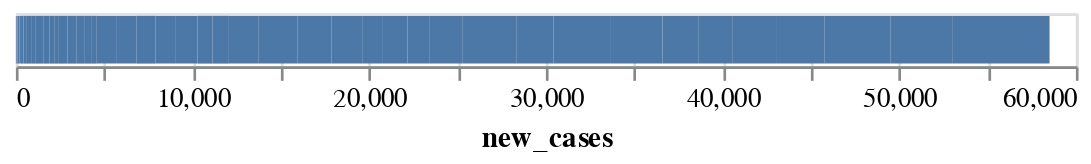

Notebook code for this chart:
### Code cell
bars = bars = alt.Chart(br).mark_bar().encode(
    x='new_cases:Q'
)
bars

### Figure 1 — Vega-Lite specification as saved in the notebook (floating-point values rounded to 4 significant figures)
{"config": {"view": {"continuousWidth": 400, "continuousHeight": 300}}, "data": {"name": "data-1486ca094edc93fb85a22ea4430b7647"}, "mark": "bar", "encoding": {"x": {"type": "quantitative", "field": "new_cases"}}, "$schema": "https://vega.github.io/schema/vega-lite/v4.8.1.json", "datasets": {"data-1486ca094edc93fb85a22ea4430b7647": [{"locality_code": "BR", "locality_name": "Brazil", "date": "2020-02-15", "new_cases": 0, "new_deaths": 0, "retail_recreation": 5.0, "grocery_pharmacy": 4.0, "parks": -5.0, "transit_stations": 8.0, "workplaces": 6.0, "residential": 0.0}, {"locality_code": "BR", "locality_name": "Brazil", "date": "2020-02-16", "new_cases": 0, "new_deaths": 0, "retail_recreation": 2.0, "grocery_pharmacy": 3.0, "parks": -13.0, "transit_stations": 3.0, "workplaces": 0.0, "residential": 1.0}, {"locality_code": "BR", "locality_name": "Brazil", "date": "2020-02-17", "new_cases": 0, "new_deaths": 0, "retail_recreation": -2.0, "grocery_pharmacy": 0.0, "parks": -12.0, "transit_stations": 9.0, "workplaces": 19.0, "residential": -1.0}, {"locality_code": "BR", "locality_name": "Brazil", "date": "2020-02-18", "new_cases": 0, "new_deaths": 0, "retail_recreation": -3.0, "grocery_pharmacy": -1.0, "parks": -11.0, "transit_stations": 9.0, "workplaces": 15.0, "residential": -1.0}, {"locality_code": "BR", "locality_name": "Brazil", "date": "2020-02-19", "new_cases": 0, "new_deaths": 0, "retail_recreation": -1.0, "grocery_pharmacy": -2.0, "parks": -5.0, "transit_stations": 8.0, "workplaces": 14.0, "residential": -1.0}, {"locality_code": "BR", "locality_name": "Brazil", "date": "2020-02-20", "new_cases": 0, "new_deaths": 0, "retail_recreation": 1.0, "grocery_pharmacy": 7.0, "parks": 2.0, "transit_stations": 11.0, "workplaces": 15.0, "residential": -2.0}, {"locality_code": "BR", "locality_name": "Brazil", "date": "2020-02-21", "new_cases": 0, "new_deaths": 0, "retail_recreation": 2.0, "grocery_pharmacy": 10.0, "parks": 1.0, "transit_stations": 12.0, "workplaces": 13.0, "residential": -1.0}, {"locality_code": "BR", "locality_name": "Brazil", "date": "2020-02-22", "new_cases": 0, "new_deaths": 0, "retail_recreation": -3.0, "grocery_pharmacy": 6.0, "parks": 12.0, "transit_stations": 6.0, "workplaces": -4.0, "residential": 0.0}, {"locality_code": "BR", "locality_name": "Brazil", "date": "2020-02-23", "new_cases": 0, "new_deaths": 0, "retail_recreation": 4.0, "grocery_pharmacy": 7.0, "parks": 32.0, "transit_stations": 2.0, "workplaces": -3.0, "residential": 1.0}, {"locality_code": "BR", "locality_name": "Brazil", "date": "2020-02-24", "new_cases": 0, "new_deaths": 0, "retail_recreation": -14.0, "grocery_pharmacy": -7.0, "parks": 69.0, "transit_stations": -27.0, "workplaces": -45.0, "residential": 8.0}, {"locality_code": "BR", "locality_name": "Brazil", "date": "2020-02-25", "new_cases": 0, "new_deaths": 0, "retail_recreation": -31.0, "grocery_pharmacy": -29.0, "parks": 51.0, "transit_stations": -35.0, "workplaces": -61.0, "residential": 10.0}, {"locality_code": "BR", "locality_name": "Brazil", "date": "2020-02-26", "new_cases": 1, "new_deaths": 0, "retail_recreation": -18.0, "grocery_pharmacy": -11.0, "parks": -8.0, "transit_stations": -17.0, "workplaces": -18.0, "residential": 6.0}, {"locality_code": "BR", "locality_name": "Brazil", "date": "2020-02-27", "new_cases": 0, "new_deaths": 0, "retail_recreation": -8.0, "grocery_pharmacy": 2.0, "parks": -11.0, "transit_stations": 1.0, "workplaces": 10.0, "residential": 1.0}, {"locality_code": "BR", "locality_name": "Brazil", "date": "2020-02-28", "new_cases": 0, "new_deaths": 0, "retail_recreation": -5.0, "grocery_pharmacy": 3.0, "parks": -17.0, "transit_stations": 2.0, "workplaces": 13.0, "residential": 1.0}, {"locality_code": "BR", "locality_name": "Brazil", "date": "2020-02-29", "new_cases": 0, "new_deaths": 0, "retail_recreation": -3.0, "grocery_pharmacy": 5.0, "parks": -23.0, "transit_stations": -2.0, "workplaces": 5.0, "residential": 3.0}, {"locality_code": "BR", "locality_name": "Brazil", "date": "2020-03-01", "new_cases": 1, "new_deaths": 0, "retail_recreation": -9.0, "grocery_pharmacy": 3.0, "parks": -34.0, "transit_stations": -10.0, "workplaces": -1.0, "residential": 5.0}, {"locality_code": "BR", "locality_name": "Brazil", "date": "2020-03-02", "new_cases": 0, "new_deaths": 0, "retail_recreation": -6.0, "grocery_pharmacy": 1.0, "parks": -25.0, "transit_stations": 6.0, "workplaces": 20.0, "residential": 0.0}, {"locality_code": "BR", "locality_name": "Brazil", "date": "2020-03-03", "new_cases": 0, "new_deaths": 0, "retail_recreation": -5.0, "grocery_pharmacy": 2.0, "parks": -21.0, "transit_stations": 6.0, "workplaces": 15.0, "residential": -1.0}, {"locality_code": "BR", "locality_name": "Brazil", "date": "2020-03-04", "new_cases": 0, "new_deaths": 0, "retail_recreation": -1.0, "grocery_pharmacy": 2.0, "parks": -11.0, "transit_stations": 7.0, "workplaces": 16.0, "residential": -1.0}, {"locality_code": "BR", "locality_name": "Brazil", "date": "2020-03-05", "new_cases": 1, "new_deaths": 0, "retail_recreation": 0.0, "grocery_pharmacy": 7.0, "parks": -5.0, "transit_stations": 10.0, "workplaces": 18.0, "residential": -2.0}, {"locality_code": "BR", "locality_name": "Brazil", "date": "2020-03-06", "new_cases": 5, "new_deaths": 0, "retail_recreation": 6.0, "grocery_pharmacy": 11.0, "parks": -7.0, "transit_stations": 13.0, "workplaces": 18.0, "residential": -2.0}, {"locality_code": "BR", "locality_name": "Brazil", "date": "2020-03-07", "new_cases": 5, "new_deaths": 0, "retail_recreation": 9.0, "grocery_pharmacy": 13.0, "parks": -14.0, "transit_stations": 8.0, "workplaces": 7.0, "residential": 0.0}, {"locality_code": "BR", "locality_name": "Brazil", "date": "2020-03-08", "new_cases": 0, "new_deaths": 0, "retail_recreation": 8.0, "grocery_pharmacy": 11.0, "parks": -17.0, "transit_stations": 2.0, "workplaces": 3.0, "residential": 1.0}, {"locality_code": "BR", "locality_name": "Brazil", "date": "2020-03-09", "new_cases": 12, "new_deaths": 0, "retail_recreation": 1.0, "grocery_pharmacy": 5.0, "parks": -12.0, "transit_stations": 12.0, "workplaces": 21.0, "residential": -2.0}, {"locality_code": "BR", "locality_name": "Brazil", "date": "2020-03-10", "new_cases": 0, "new_deaths": 0, "retail_recreation": 0.0, "grocery_pharmacy": 5.0, "parks": -11.0, "transit_stations": 11.0, "workplaces": 17.0, "residential": -2.0}, {"locality_code": "BR", "locality_name": "Brazil", "date": "2020-03-11", "new_cases": 9, "new_deaths": 0, "retail_recreation": 1.0, "grocery_pharmacy": 2.0, "parks": -6.0, "transit_stations": 10.0, "workplaces": 17.0, "residential": -1.0}, {"locality_code": "BR", "locality_name": "Brazil", "date": "2020-03-12", "new_cases": 18, "new_deaths": 0, "retail_recreation": -2.0, "grocery_pharmacy": 4.0, "parks": -5.0, "transit_stations": 10.0, "workplaces": 17.0, "residential": -2.0}, {"locality_code": "BR", "locality_name": "Brazil", "date": "2020-03-13", "new_cases": 25, "new_deaths": 0, "retail_recreation": 0.0, "grocery_pharmacy": 7.0, "parks": -8.0, "transit_stations": 10.0, "workplaces": 18.0, "residential": -2.0}, {"locality_code": "BR", "locality_name": "Brazil", "date": "2020-03-14", "new_cases": 21, "new_deaths": 0, "retail_recreation": -2.0, "grocery_pharmacy": 7.0, "parks": -15.0, "transit_stations": 0.0, "workplaces": 6.0, "residential": 1.0}, {"locality_code": "BR", "locality_name": "Brazil", "date": "2020-03-15", "new_cases": 23, "new_deaths": 0, "retail_recreation": -8.0, "grocery_pharmacy": 7.0, "parks": -21.0, "transit_stations": -7.0, "workplaces": 0.0, "residential": 3.0}, {"locality_code": "BR", "locality_name": "Brazil", "date": "2020-03-16", "new_cases": 79, "new_deaths": 0, "retail_recreation": -11.0, "grocery_pharmacy": 6.0, "parks": -23.0, "transit_stations": -4.0, "workplaces": 14.0, "residential": 1.0}, {"locality_code": "BR", "locality_name": "Brazil", "date": "2020-03-17", "new_cases": 34, "new_deaths": 0, "retail_recreation": -19.0, "grocery_pharmacy": 7.0, "parks": -28.0, "transit_stations": -15.0, "workplaces": 3.0, "residential": 4.0}, {"locality_code": "BR", "locality_name": "Brazil", "date": "2020-03-18", "new_cases": 57, "new_deaths": 1, "retail_recreation": -25.0, "grocery_pharmacy": 5.0, "parks": -28.0, "transit_stations": -22.0, "workplaces": -6.0, "residential": 7.0}, {"locality_code": "BR", "locality_name": "Brazil", "date": "2020-03-19", "new_cases": 137, "new_deaths": 3, "retail_recreation": -36.0, "grocery_pharmacy": 2.0, "parks": -34.0, "transit_stations": -31.0, "workplaces": -17.0, "residential": 10.0}, {"locality_code": "BR", "locality_name": "Brazil", "date": "2020-03-20", "new_cases": 193, "new_deaths": 2, "retail_recreation": -45.0, "grocery_pharmacy": 0.0, "parks": -45.0, "transit_stations": -37.0, "workplaces": -21.0, "residential": 13.0}, {"locality_code": "BR", "locality_name": "Brazil", "date": "2020-03-21", "new_cases": 283, "new_deaths": 5, "retail_recreation": -63.0, "grocery_pharmacy": -16.0, "parks": -66.0, "transit_stations": -50.0, "workplaces": -30.0, "residential": 16.0}, {"locality_code": "BR", "locality_name": "Brazil", "date": "2020-03-22", "new_cases": 224, "new_deaths": 7, "retail_recreation": -72.0, "grocery_pharmacy": -33.0, "parks": -75.0, "transit_stations": -60.0, "workplaces": -34.0, "residential": 17.0}, {"locality_code": "BR", "locality_name": "Brazil", "date": "2020-03-23", "new_cases": 418, "new_deaths": 7, "retail_recreation": -65.0, "grocery_pharmacy": -26.0, "parks": -61.0, "transit_stations": -58.0, "workplaces": -42.0, "residential": 20.0}, {"locality_code": "BR", "locality_name": "Brazil", "date": "2020-03-24", "new_cases": 345, "new_deaths": 9, "retail_recreation": -71.0, "grocery_pharmacy": -33.0, "parks": -62.0, "transit_stations": -63.0, "workplaces": -51.0, "residential": 22.0}, {"locality_code": "BR", "locality_name": "Brazil", "date": "2020-03-25", "new_cases": 310, "new_deaths": 12, "retail_recreation": -69.0, "grocery_pharmacy": -32.0, "parks": -57.0, "transit_stations": -63.0, "workplaces": -52.0, "residential": 23.0}, {"locality_code": "BR", "locality_name": "Brazil", "date": "2020-03-26", "new_cases": 232, "new_deaths": 11, "retail_recreation": -69.0, "grocery_pharmacy": -29.0, "parks": -54.0, "transit_stations": -62.0, "workplaces": -50.0, "residential": 22.0}, {"locality_code": "BR", "locality_name": "Brazil", "date": "2020-03-27", "new_cases": 482, "new_deaths": 20, "retail_recreation": -67.0, "grocery_pharmacy": -26.0, "parks": -56.0, "transit_stations": -60.0, "workplaces": -48.0, "residential": 23.0}, {"locality_code": "BR", "locality_name": "Brazil", "date": "2020-03-28", "new_cases": 502, "new_deaths": 15, "retail_recreation": -70.0, "grocery_pharmacy": -27.0, "parks": -64.0, "transit_stations": -59.0, "workplaces": -41.0, "residential": 19.0}, {"locality_code": "BR", "locality_name": "Brazil", "date": "2020-03-29", "new_cases": 487, "new_deaths": 22, "retail_recreation": -71.0, "grocery_pharmacy": -35.0, "parks": -70.0, "transit_stations": -62.0, "workplaces": -34.0, "residential": 17.0}, {"locality_code": "BR", "locality_name": "Brazil", "date": "2020-03-30", "new_cases": 352, "new_deaths": 22, "retail_recreation": -62.0, "grocery_pharmacy": -26.0, "parks": -55.0, "transit_stations": -59.0, "workplaces": -43.0, "residential": 20.0}, {"locality_code": "BR", "locality_name": "Brazil", "date": "2020-03-31", "new_cases": 323, "new_deaths": 23, "retail_recreation": -60.0, "grocery_pharmacy": -21.0, "parks": -53.0, "transit_stations": -58.0, "workplaces": -45.0, "residential": 19.0}, {"locality_code": "BR", "locality_name": "Brazil", "date": "2020-04-01", "new_cases": 1138, "new_deaths": 42, "retail_recreation": -58.0, "grocery_pharmacy": -19.0, "parks": -48.0, "transit_stations": -57.0, "workplaces": -45.0, "residential": 20.0}, {"locality_code": "BR", "locality_name": "Brazil", "date": "2020-04-02", "new_cases": 1119, "new_deaths": 40, "retail_recreation": -59.0, "grocery_pharmacy": -17.0, "parks": -48.0, "transit_stations": -57.0, "workplaces": -45.0, "residential": 20.0}, {"locality_code": "BR", "locality_name": "Brazil", "date": "2020-04-03", "new_cases": 1074, "new_deaths": 58, "retail_recreation": -60.0, "grocery_pharmacy": -14.0, "parks": -52.0, "transit_stations": -55.0, "workplaces": -42.0, "residential": 20.0}, {"locality_code": "BR", "locality_name": "Brazil", "date": "2020-04-04", "new_cases": 1146, "new_deaths": 60, "retail_recreation": -63.0, "grocery_pharmacy": -13.0, "parks": -60.0, "transit_stations": -53.0, "workplaces": -35.0, "residential": 16.0}, {"locality_code": "BR", "locality_name": "Brazil", "date": "2020-04-05", "new_cases": 1222, "new_deaths": 73, "retail_recreation": -67.0, "grocery_pharmacy": -24.0, "parks": -66.0, "transit_stations": -57.0, "workplaces": -30.0, "residential": 15.0}, {"locality_code": "BR", "locality_name": "Brazil", "date": "2020-04-06", "new_cases": 852, "new_deaths": 54, "retail_recreation": -56.0, "grocery_pharmacy": -14.0, "parks": -53.0, "transit_stations": -53.0, "workplaces": -38.0, "residential": 18.0}, {"locality_code": "BR", "locality_name": "Brazil", "date": "2020-04-07", "new_cases": 926, "new_deaths": 67, "retail_recreation": -53.0, "grocery_pharmacy": -8.0, "parks": -50.0, "transit_stations": -53.0, "workplaces": -40.0, "residential": 17.0}, {"locality_code": "BR", "locality_name": "Brazil", "date": "2020-04-08", "new_cases": 1661, "new_deaths": 114, "retail_recreation": -52.0, "grocery_pharmacy": -7.0, "parks": -46.0, "transit_stations": -52.0, "workplaces": -40.0, "residential": 18.0}, {"locality_code": "BR", "locality_name": "Brazil", "date": "2020-04-09", "new_cases": 2210, "new_deaths": 133, "retail_recreation": -49.0, "grocery_pharmacy": 11.0, "parks": -40.0, "transit_stations": -49.0, "workplaces": -41.0, "residential": 16.0}, {"locality_code": "BR", "locality_name": "Brazil", "date": "2020-04-10", "new_cases": 1930, "new_deaths": 141, "retail_recreation": -76.0, "grocery_pharmacy": -38.0, "parks": -58.0, "transit_stations": -69.0, "workplaces": -72.0, "residential": 27.0}, {"locality_code": "BR", "locality_name": "Brazil", "date": "2020-04-11", "new_cases": 1781, "new_deaths": 115, "retail_recreation": -59.0, "grocery_pharmacy": -5.0, "parks": -59.0, "transit_stations": -52.0, "workplaces": -36.0, "residential": 16.0}, {"locality_code": "BR", "locality_name": "Brazil", "date": "2020-04-12", "new_cases": 1089, "new_deaths": 68, "retail_recreation": -67.0, "grocery_pharmacy": -25.0, "parks": -67.0, "transit_stations": -55.0, "workplaces": -26.0, "residential": 13.0}, {"locality_code": "BR", "locality_name": "Brazil", "date": "2020-04-13", "new_cases": 1442, "new_deaths": 99, "retail_recreation": -54.0, "grocery_pharmacy": -19.0, "parks": -52.0, "transit_stations": -53.0, "workplaces": -35.0, "residential": 17.0}, {"locality_code": "BR", "locality_name": "Brazil", "date": "2020-04-14", "new_cases": 1261, "new_deaths": 105, "retail_recreation": -56.0, "grocery_pharmacy": -20.0, "parks": -54.0, "transit_stations": -55.0, "workplaces": -39.0, "residential": 18.0}, {"locality_code": "BR", "locality_name": "Brazil", "date": "2020-04-15", "new_cases": 1832, "new_deaths": 204, "retail_recreation": -54.0, "grocery_pharmacy": -17.0, "parks": -47.0, "transit_stations": -53.0, "workplaces": -38.0, "residential": 18.0}, {"locality_code": "BR", "locality_name": "Brazil", "date": "2020-04-16", "new_cases": 3058, "new_deaths": 204, "retail_recreation": -56.0, "grocery_pharmacy": -14.0, "parks": -46.0, "transit_stations": -53.0, "workplaces": -38.0, "residential": 18.0}, {"locality_code": "BR", "locality_name": "Brazil", "date": "2020-04-17", "new_cases": 2105, "new_deaths": 188, "retail_recreation": -55.0, "grocery_pharmacy": -11.0, "parks": -50.0, "transit_stations": -51.0, "workplaces": -36.0, "residential": 19.0}, {"locality_code": "BR", "locality_name": "Brazil", "date": "2020-04-18", "new_cases": 3257, "new_deaths": 217, "retail_recreation": -61.0, "grocery_pharmacy": -15.0, "parks": -59.0, "transit_stations": -50.0, "workplaces": -28.0, "residential": 15.0}, {"locality_code": "BR", "locality_name": "Brazil", "date": "2020-04-19", "new_cases": 2917, "new_deaths": 206, "retail_recreation": -67.0, "grocery_pharmacy": -23.0, "parks": -64.0, "transit_stations": -56.0, "workplaces": -25.0, "residential": 14.0}, {"locality_code": "BR", "locality_name": "Brazil", "date": "2020-04-20", "new_cases": 2055, "new_deaths": 115, "retail_recreation": -53.0, "grocery_pharmacy": -11.0, "parks": -47.0, "transit_stations": -53.0, "workplaces": -39.0, "residential": 17.0}, {"locality_code": "BR", "locality_name": "Brazil", "date": "2020-04-21", "new_cases": 1927, "new_deaths": 113, "retail_recreation": -71.0, "grocery_pharmacy": -37.0, "parks": -51.0, "transit_stations": -68.0, "workplaces": -67.0, "residential": 23.0}, {"locality_code": "BR", "locality_name": "Brazil", "date": "2020-04-22", "new_cases": 2498, "new_deaths": 166, "retail_recreation": -53.0, "grocery_pharmacy": -15.0, "parks": -45.0, "transit_stations": -51.0, "workplaces": -34.0, "residential": 17.0}, {"locality_code": "BR", "locality_name": "Brazil", "date": "2020-04-23", "new_cases": 2678, "new_deaths": 165, "retail_recreation": -56.0, "grocery_pharmacy": -17.0, "parks": -44.0, "transit_stations": -54.0, "workplaces": -36.0, "residential": 18.0}, {"locality_code": "BR", "locality_name": "Brazil", "date": "2020-04-24", "new_cases": 3735, "new_deaths": 407, "retail_recreation": -55.0, "grocery_pharmacy": -14.0, "parks": -48.0, "transit_stations": -50.0, "workplaces": -32.0, "residential": 18.0}, {"locality_code": "BR", "locality_name": "Brazil", "date": "2020-04-25", "new_cases": 3503, "new_deaths": 357, "retail_recreation": -59.0, "grocery_pharmacy": -14.0, "parks": -55.0, "transit_stations": -48.0, "workplaces": -25.0, "residential": 15.0}, {"locality_code": "BR", "locality_name": "Brazil", "date": "2020-04-26", "new_cases": 5514, "new_deaths": 346, "retail_recreation": -65.0, "grocery_pharmacy": -22.0, "parks": -61.0, "transit_stations": -54.0, "workplaces": -23.0, "residential": 14.0}]}}
